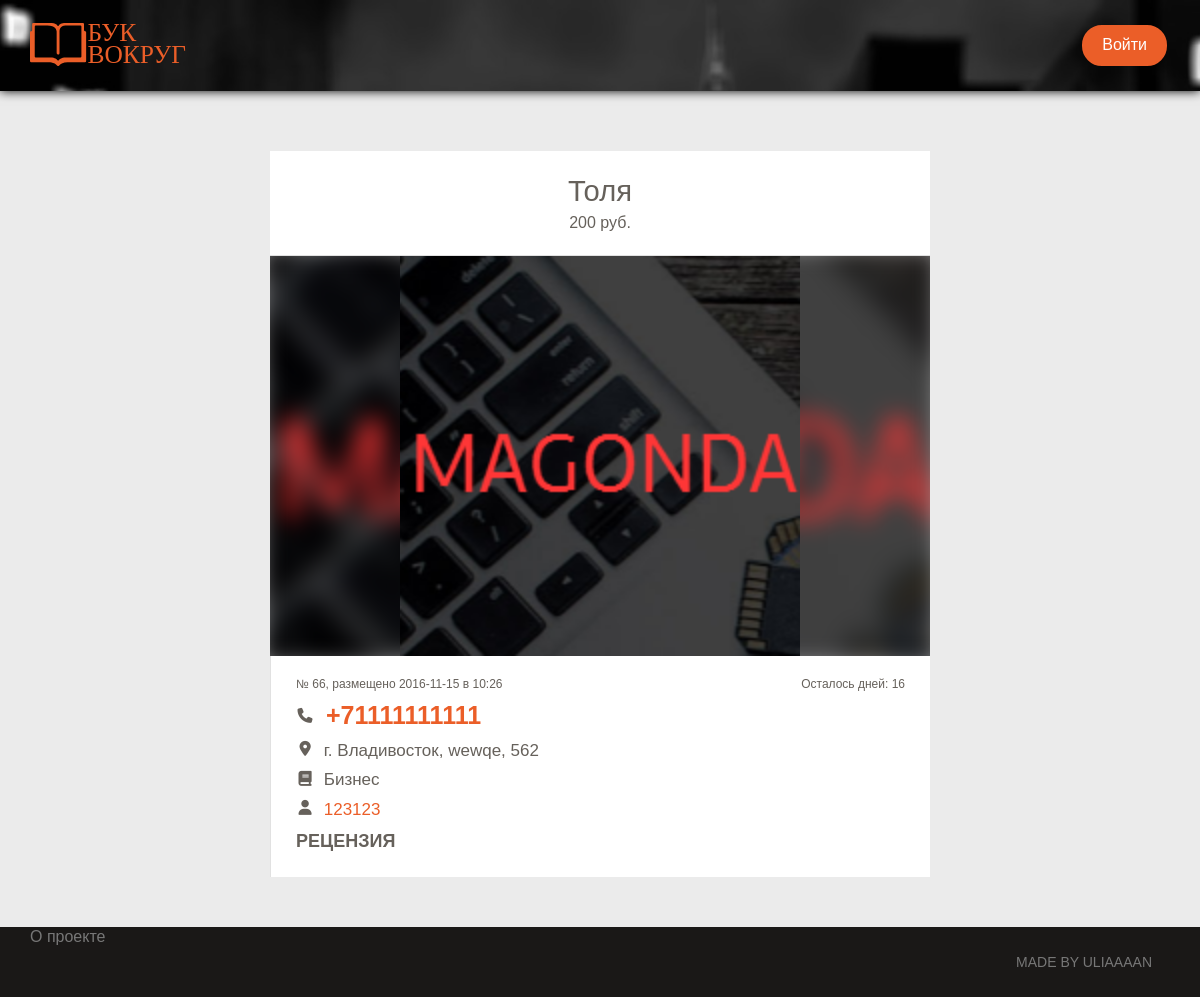
Page /book.php?bookid=66 on the committed database.
### tables this page shows
CREATE TABLE `books` (
  `id` int(11) NOT NULL,
  `user_id` varchar(10) NOT NULL,
  `booktitle` varchar(100) NOT NULL,
  `bookgenre_id` varchar(10) NOT NULL,
  `textbook` varchar(500) NOT NULL,
  `price` varchar(10) NOT NULL,
  `imgbookurl` varchar(100) NOT NULL,
  `addtime` varchar(20) NOT NULL,
  `endtime` varchar(20) NOT NULL,
  `city_id` varchar(10) NOT NULL
);

CREATE TABLE `users` (
  `id` int(11) NOT NULL,
  `login` varchar(50) NOT NULL,
  `password` varchar(50) NOT NULL,
  `email` varchar(50) NOT NULL,
  `telephone` varchar(10) NOT NULL,
  `city_id` int(10) NOT NULL,
  `street` varchar(50) NOT NULL,
  `building` varchar(10) NOT NULL
);

CREATE TABLE `citys` (
  `id` int(10) NOT NULL,
  `city` varchar(50) NOT NULL
);

CREATE TABLE `bookgenre` (
  `id` int(11) NOT NULL,
  `genre` varchar(50) NOT NULL
);

### functions.php (called while the page is built, shortened)
<?
	$connect = mysqli_connect('localhost', 'root', '12345678','bookvokrug');
	function title() {
	global $connect;
	if ($_GET['bookid']) {
		$bookid = $_GET['bookid'];
		$bookquery = $connect->query("SELECT * FROM `books` WHERE `id` = '$bookid'");
		$bookquery_res = mysqli_fetch_assoc($bookquery);
		$booktitle = $bookquery_res['booktitle'];
    } else if ($_GET['noactivebookid']) {
    	$bookid = $_GET['noactivebookid'];
		$bookquery = $connect->query("SELECT * FROM `booksold` WHERE `id` = '$bookid'");
		$bookquery_res = mysqli_fetch_assoc($bookquery);
		$booktitle = $bookquery_res['booktitle'];
    } else if ($_GET['userid']) {
    	$userid = $_GET['userid'];
		$bookquery = $connect->query("SELECT * FROM `users` WHERE `id` = '$userid'");
		$bookquery_res = mysqli_fetch_assoc($bookquery);
		$userlogin = $bookquery_res['login'];
    } else if ($_GET['editbookid']) {
    	$bookid = $_GET['editbookid'];
		$bookquery = $connect->query("SELECT * FROM `books` WHERE `id` = '$bookid'");
		$bookquery_res = mysqli_fetch_assoc($bookquery);
		$booktitle = $bookquery_res['booktitle'];
    }
	}
	if (isset($_GET['bookid'])) {
		$bookid = $_GET['bookid'];
		$bookquery = $connect->query("SELECT `id`, `user_id`, `booktitle`,`bookgenre_id`,`textbook`,`price`,`imgbookurl`,`addtime`,`endtime` FROM `books` WHERE `id` = '$bookid'");
		$bookquery_res = mysqli_fetch_assoc($bookquery);
		$book_price = $bookquery_res['price'];
		$book_imgbookurl = $bookquery_res['imgbookurl'];
		$book_addtime = $bookquery_res['addtime'];
		$book_endtime = $bookquery_res['endtime'];
		$book_user_id = $bookquery_res['user_id'];
		$book_user_id_query = $connect->query("SELECT `id`, `login`, `password`,`email`,`telephone`,`city_id`,`street`,`building` FROM `users` WHERE `id` = '$book_user_id'");
		$book_user_id_query_mass = mysqli_fetch_assoc($book_user_id_query);
		$book_user_login = $book_user_id_query_mass['login'];
		$book_user_telephone = $book_user_id_query_mass['telephone'];
		$book_user_street = $book_user_id_query_mass['street'];
		$book_user_building = $book_user_id_query_mass['building'];
		$book_user_city_id = $book_user_id_query_mass['city_id'];
		$book_user_city_id_query = $connect->query("SELECT `id`, `city` FROM `citys` WHERE `id` = '$book_user_city_id'");
		$book_user_city_id_query_mass = mysqli_fetch_assoc($book_user_city_id_query);
		$book_user_city = $book_user_city_id_query_mass['city'];
		$book_genre_id = $bookquery_res['bookgenre_id'];
		$book_genre_id_query = $connect->query("SELECT `id`, `genre` FROM `bookgenre` WHERE `id` = '$book_genre_id'");
		$book_genre_id_query_mass = mysqli_fetch_assoc($book_genre_id_query);
		$book_genre_name = $book_genre_id_query_mass['genre'];
		if ($book_endtime > time()) {
			$book_day_to_zero = ($book_endtime - time())/86400;
		} else {
			$book_day_to_zero = 0;
		}
	}
?>

### book.php (the view, shortened to what this page needs)
<? include ('header.php') ?>
<section id="bookpage" class="section-with-space">
	<div class="container center-block text-center">
		<div class="bookmb">
			<div class="bookmb-title"><h3><? echo $booktitle; ?></h3><? echo $book_price; ?> руб.</div>
			<div class="bookmb-main">
			<div class="bookmb-left">
				<div class="bookmb-img">
					<img class="bgbooks" src="http://localhost:88/<? echo $book_imgbookurl; ?>">
				</div>
			</div>
			<div class="bookmb-right">
				<div class="bookmb-info">
					<div class="bookmb-info-top">№ <? echo $bookid; ?>, размещено <? echo date('Y-m-d', $book_addtime); ?> в <? echo date('H:i', $book_addtime); ?>
					</div>
					<div class="bookmb-info-top-right">Осталось дней: <? echo (int)$book_day_to_zero; ?></div>
					<br>
					<div class="bookmb-info-main">
						<div class="bookmb-info-main-simple bookmb-info-main-tel"><small><i class="fa fa-phone" aria-hidden="true"></i></small>
							<a href="tel: 8<? echo $book_user_telephone; ?>">+7<? echo $book_user_telephone; ?></a></div>
							<div class="bookmb-info-main-simple"><small><i class="fa fa-map-marker" aria-hidden="true"></i></small>
						г. <? echo $book_user_city; ?>, <? echo $book_user_street; ?>, <? echo $book_user_building; ?></div>
						<div class="bookmb-info-main-simple"><small><i class="fa fa-book" aria-hidden="true"></i></small>
							<? echo $book_genre_name; ?></div>
						<div class="bookmb-info-main-simple"><small><i class="fa fa-user" aria-hidden="true"></i></small>
							<a href="profile.php?userid=<? echo$book_user_id; ?>"><? echo $book_user_login; ?></a></div>
						<div class="bookmb-contacts-adres">
						<h6>Рецензия</h6>
						</div>
					</div>
				</div>
			</div>
			</div>
		</div>
	</div>
</section>
<? include ('footer.php') ?>

### assets/css/main.css (style rules this page uses)
html { position: relative; min-height: 100%; }
body { margin-bottom: 60px; padding-right: 0px !important; background-color: #EBEBEB; }
.bookmb { max-width: 660px; margin: 0 auto; background-color: #fff; }
.bookmb-title { border-bottom: 1px solid #e1e1e1; padding: 20px; }
.bookmb-title h3 { margin: 0px !important; }
.bookmb-img { position: relative; text-align: center; display: inline-block; vertical-align: top; overflow: hidden; width: 100%; height: 100%; }
.bookmb-img img { position: relative; height: 400px; }
.bookmb-info { text-align: left; padding: 20px 25px 15px 25px; border-left: 1px solid #e1e1e1; }
.bookmb-info-top { float: left; font-size: 12px; }
.bookmb-info-top-right { float: right; font-size: 12px; }
.bookmb-info-top-right { float: right; }
.bookmb-info-main { font-size: 20px; text-align: left; }
.bookmb-info-main a { color: #EB5E28; }
.bookmb-info-main-simple { font-size: 17px; margin-bottom: 5px; }
.bookmb-info-main-simple i { font-size: 15px; margin-right: 5px; }
.bookmb-info-main-simple small { vertical-align: text-bottom; }
.bookmb-info-main-tel { font-size: 25px; font-weight: bold; }

### rows in the picture
books: booktitle "Толя", price "200", imgbookurl (picture), addtime "2016-11-15", addtime "10:26", endtime "16"
users: telephone "1111111111", street "wewqe", building "562", login "123123"
citys: city "Владивосток"
bookgenre: genre "Бизнес"

### other values in the picture
$bookid "66"
